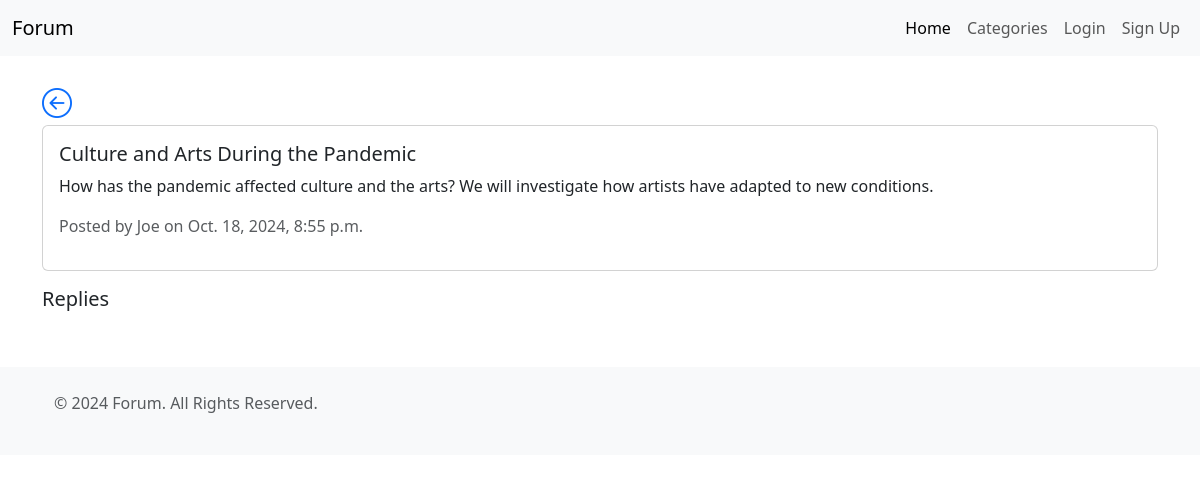
/topic/culture-and-arts-during-the-pandemic/, run on the app's committed database.
### forumapp/models.py (models this page shows, shortened)
class Topic(models.Model):
    title = models.CharField(max_length=200)
    slug = models.SlugField(max_length=200, unique=True, blank=True)
    content = models.TextField()
    created_at = models.DateTimeField(auto_now_add=True)
    updated_at = models.DateTimeField(auto_now=True)
    category = models.ForeignKey(Category, on_delete=models.CASCADE, related_name='topics')
    author = models.ForeignKey(User, on_delete=models.CASCADE, related_name='topics')

### forumapp/views.py (the view)
# urls.py: path('topic/<slug:slug>/', views.topic_detail, name='topic_detail'),
def topic_detail(request: HttpRequest, slug: str) -> HttpResponse:
    topic = get_object_or_404(Topic, slug=slug)
    return render(request, 'topic_detail.html', {'topic': topic, 'is_topic_detail': True})

### forumapp/templates/topic_detail.html (shortened to what this page needs)
{% extends 'base.html' %}
{% load i18n %}
{% block content %}
    <div class="card mb-3">
        <div class="card-body">
            <h5 class="card-title">{{ topic.title }}</h5>
            <p class="card-text">{{ topic.content }}</p>
            <p class="text-muted">{% trans "Posted by" %} {{ topic.author }} {% trans "on" %} {{ topic.created_at }}</p>
        </div>
    </div>
    <div class="d-flex align-items-end">
        <h5>{% trans "Replies" %}</h5>
    </div>
{% endblock %}

### data on the page
Topic: title "Culture and Arts During the Pandemic", content "How has the pandemic affected culture and the arts? We will investigate how artists have adapted to new conditions.", author "Joe", created_at "Oct. 18, 2024, 8:55 p.m."
